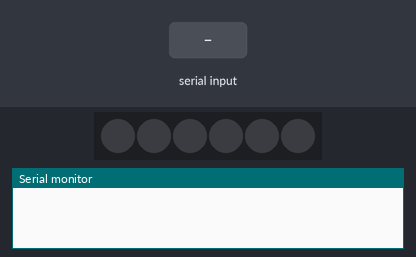
A sketch run on a simulated Arduino Uno, built with avr-gcc and run on an emulated ATmega328P. Parts: 6 RGB LEDs in strip order, left to right, the last lines printed to the serial monitor. The test bench sets the inputs (shaded band). Dim RGB values are drawn brighter than linear.

Above: at 1.2 s.
1.3 s: "PEACHCRUSH\n" received over Serial
At 2.2 s:
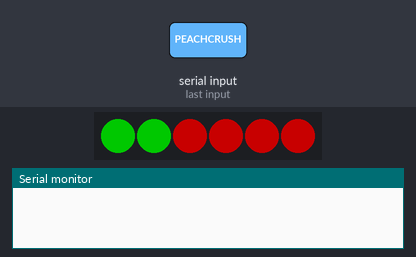
3.1 s: "FINISHED\n" received over Serial
At 3.4 s:
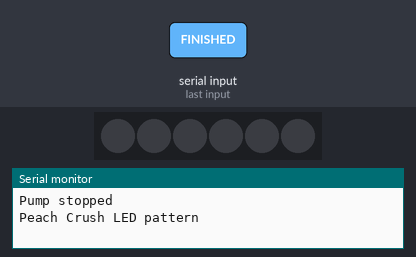
4.6 s: "ADIOS\n" received over Serial
At 5.5 s:
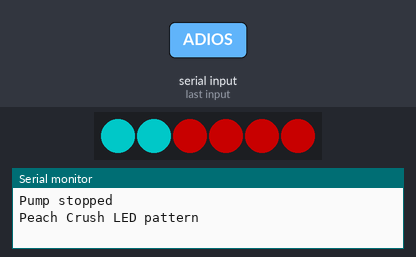
Timing chart, 0 to 12.4 s (numbered marks = the images above; inputs shaded):
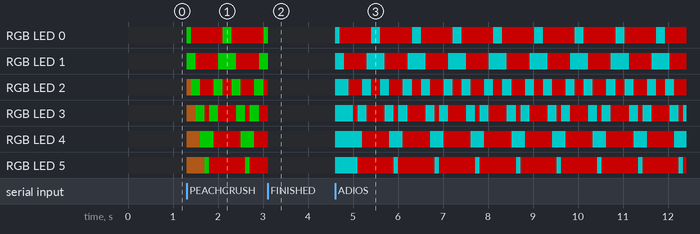

Measured:
- after the input at 1.3 s, RGB LED 0: goes RGB(0, 100, 0) 0.10 s, RGB(100, 0, 0) 0.70 s, RGB(0, 100, 0) 0.20 s, RGB(100, 0, 0) 0.70 s, then RGB(0, 100, 0), starting at once; RGB LED 1: goes RGB(0, 100, 0) 0.20 s, RGB(100, 0, 0) 0.50 s, RGB(0, 100, 0) 0.40 s, RGB(100, 0, 0) 0.50 s, then RGB(0, 100, 0), starting at once
- after the input at 3.1 s, the LEDs: change at once (image 2)
- after the input at 4.6 s, RGB LED 0: off → RGB(0, 100, 100) at once, then repeats every 0.90 s: RGB(100, 0, 0) 0.70 s, RGB(0, 100, 100) 0.20 s; RGB LED 1: off → RGB(0, 100, 100) at once, then repeats every 0.90 s: RGB(100, 0, 0) 0.50 s, RGB(0, 100, 100) 0.40 s

The sketch:

finishedInterruption.ino
```cpp
#include <FastLED.h>

#define NUM_LEDS 6
#define LED_PIN 8

CRGB leds[NUM_LEDS];

#define GROUP_SIZE 2
#define ANIMATION_DELAY 100

bool isFinished = false;

void setup() {
  FastLED.addLeds<WS2812, LED_PIN, GRB>(leds, NUM_LEDS);
  FastLED.setMaxPowerInVoltsAndMilliamps(5, 500);
  FastLED.setBrightness(100);
  Serial.begin(115200);
  FastLED.clear();
  FastLED.show();
}

void setColor(CRGB color) {
  for (int i = 0; i < NUM_LEDS; i++) {
    leds[i] = color;
  }
  FastLED.show();
}

void moveAnimation(CRGB bgColor, CRGB fgColor, int groupSize) {
  while (!isFinished) {
    // Left to right animation
    for (int i = 0; i <= NUM_LEDS - groupSize && !isFinished; i++) {
      for (int j = 0; j < groupSize; j++) {
        leds[i + j] = fgColor;
      }
      FastLED.show();
      delay(ANIMATION_DELAY);
      for (int j = 0; j < groupSize; j++) {
        leds[i + j] = bgColor;
      }
      if (Serial.available() > 0) {
        String command = Serial.readStringUntil('\n'); // Read until newline character
        command.trim(); // Remove leading/trailing whitespace
        if (command == "FINISHED") {
          isFinished = true;
          FastLED.clear(); // Turn off all LEDs
          FastLED.show();
          Serial.println("Pump stopped");
        }
        else {
          Serial.println("Invalid command");
        }
      }
    }

    // Right to left animation
    for (int i = NUM_LEDS - groupSize - 1; i >= 0 && !isFinished; i--) {
      for (int j = 0; j < groupSize; j++) {
        leds[i + j] = fgColor;
      }
      FastLED.show();
      delay(ANIMATION_DELAY);
      for (int j = 0; j < groupSize; j++) {
        leds[i + j] = bgColor;
      }
      if (Serial.available() > 0) {
        String command = Serial.readStringUntil('\n'); // Read until newline character
        command.trim(); // Remove leading/trailing whitespace
        if (command == "FINISHED") {
          isFinished = true;
          FastLED.clear(); // Turn off all LEDs
          FastLED.show();
          Serial.println("Pump stopped");
        }
        else {
          Serial.println("Invalid command");
        }
      }
    }
  }
  isFinished = false;
}

void loop() {
  if (Serial.available() > 0) {
    String command = Serial.readStringUntil('\n'); // Read until newline character
    command.trim(); // Remove leading/trailing whitespace

    if (command == "ADIOS") {
      setColor(CRGB(0, 255, 255)); // Set the background color (Ocean blue)
      moveAnimation(CRGB::Red, CRGB(0, 255, 255), GROUP_SIZE); // Move green LEDs on Ocean blue background
      Serial.println("Green light moving on an Ocean blue background");
    }
    else if (command == "LONGISLAND") {
      setColor(CRGB(139, 69, 19)); // Set the background color (Brownish Yellow)
      moveAnimation(CRGB::Red, CRGB(139, 69, 19), GROUP_SIZE); // Move green LEDs on Brownish Yellow background
      Serial.println("Long Island Ice Tea LED pattern");
    }
    else if (command == "PEACHCRUSH") {
      setColor(CRGB(139, 69, 19)); // Set the background color (Brownish Yellow)
      moveAnimation(CRGB::Red, CRGB(0, 255, 0), GROUP_SIZE); // Move green LEDs on Green background
      Serial.println("Peach Crush LED pattern");
    }
    else if (command == "MIDORISOUR") {
      setColor(CRGB(255, 140, 0)); // Set the background color (Orange)
      moveAnimation(CRGB::Red, CRGB(0, 255, 0), GROUP_SIZE); // Move green LEDs on Green background
      Serial.println("Midori Sour LED pattern");
    }
    else if (command == "ALLMOTORS") {
      // Implement the "ALLMOTORS" pattern here
      Serial.println("Implement the 'ALLMOTORS' pattern");
    }
    else if (command == "PUMPNUMBER") {
      // Implement the "PUMPNUMBER" pattern here
      Serial.println("Implement the 'PUMPNUMBER' pattern");
    }
    else if (command == "FINISHED") {
      isFinished = true;
      FastLED.clear(); // Turn off all LEDs
      FastLED.show();
      Serial.println("Pump stopped");
    }
    else {
      Serial.println("Invalid command");
    }
  }
}
```
